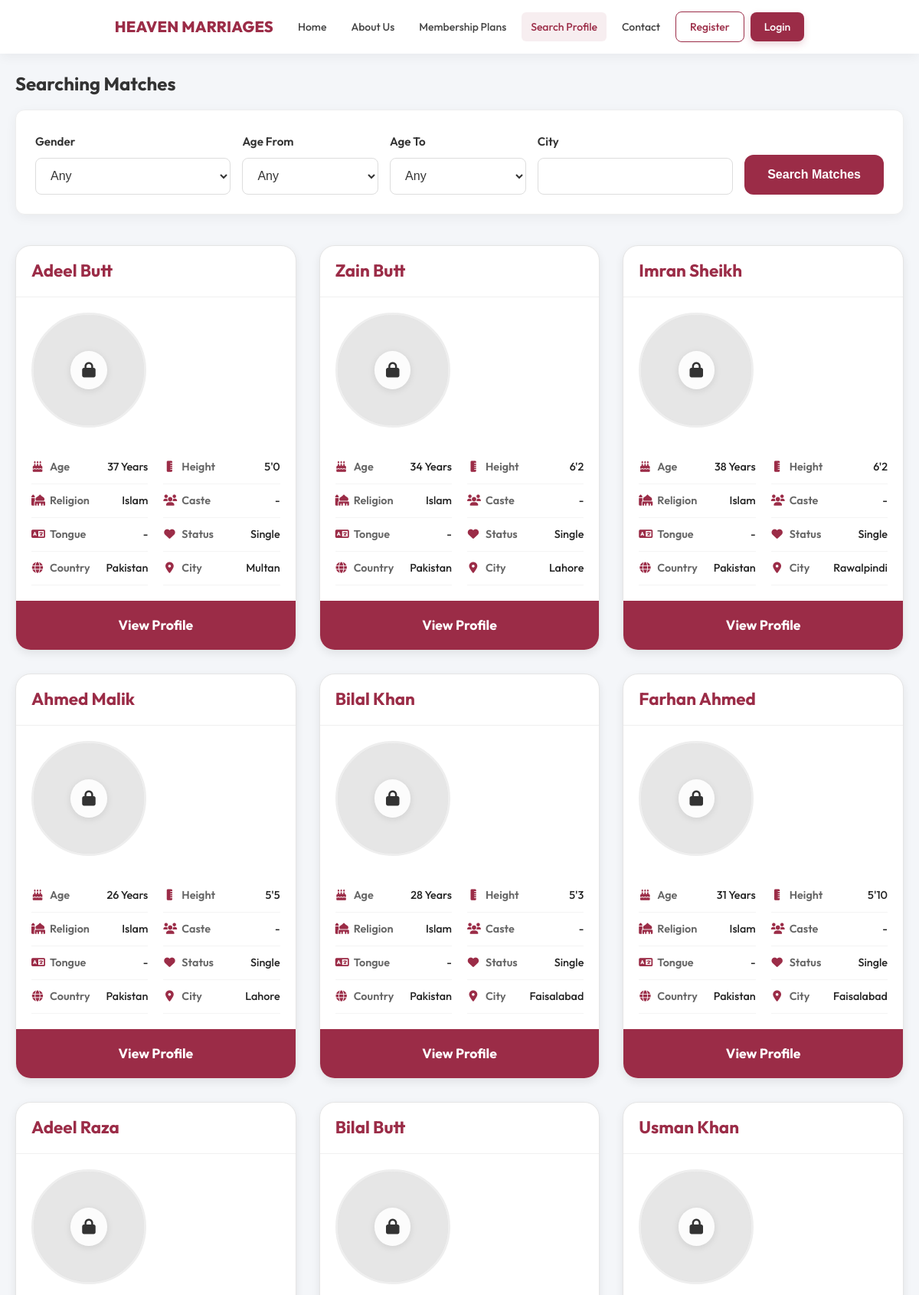
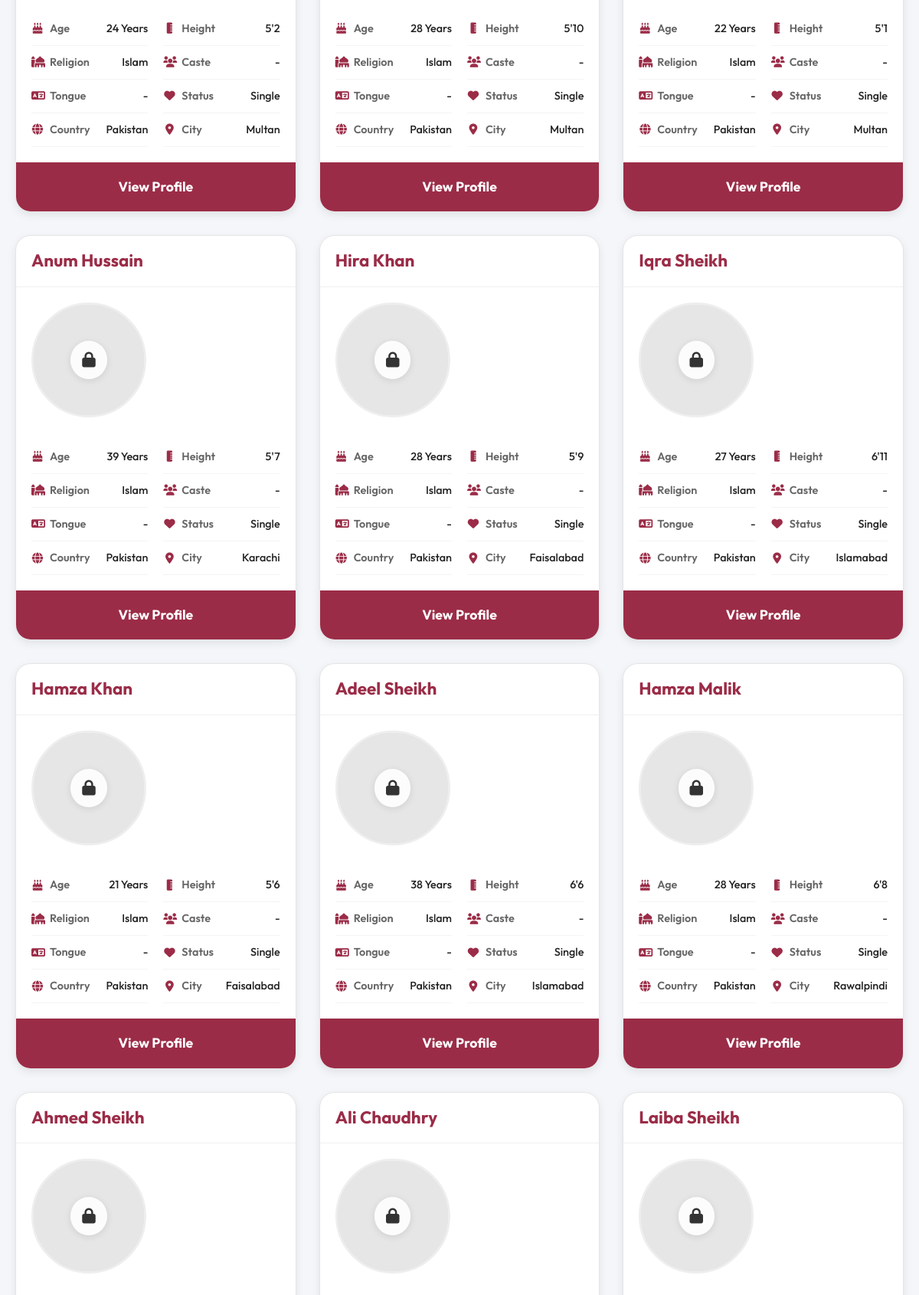
Screenshot of /search.php (upper part) with the database file from the repository (2 pictures, top to bottom).
### tables this page shows
CREATE TABLE `profiles` (
  `id` int(11) NOT NULL,
  `user_id` int(11) NOT NULL,
  `phone` varchar(20) DEFAULT NULL,
  `gender` enum('Male','Female') NOT NULL,
  `date_of_birth` date DEFAULT NULL,
  `city` varchar(100) DEFAULT NULL,
  `city_origin` varchar(100) DEFAULT NULL,
  `state` varchar(100) DEFAULT NULL,
  `state_origin` varchar(100) DEFAULT NULL,
  `bio` text DEFAULT NULL,
  `partner_income` varchar(50) DEFAULT NULL,
  `partner_profession` varchar(100) DEFAULT NULL,
  `partner_education` varchar(100) DEFAULT NULL,
  `partner_caste` varchar(100) DEFAULT NULL,
  `partner_sect` varchar(50) DEFAULT NULL,
  `partner_religion` varchar(50) DEFAULT NULL,
  `partner_city` varchar(100) DEFAULT NULL,
  `partner_country` varchar(100) DEFAULT NULL,
  `partner_height_max` varchar(20) DEFAULT NULL,
  `partner_height_min` varchar(20) DEFAULT NULL,
  `partner_age_max` int(11) DEFAULT NULL,
  `partner_age_min` int(11) DEFAULT NULL,
  `partner_expectations` text DEFAULT NULL,
  `religion` varchar(50) DEFAULT NULL,
  `is_revert` enum('Yes','No') DEFAULT 'No',
  `sect` varchar(50) DEFAULT NULL,
  `caste` varchar(50) DEFAULT NULL,
  `marital_status` enum('Single','Divorced','Widowed','Separated') DEFAULT 'Single',
  `living_arrangement` varchar(100) DEFAULT NULL,
  `looking_to_marry` varchar(50) DEFAULT NULL,
  `education` varchar(100) DEFAULT NULL,
  `university` varchar(150) DEFAULT NULL,
  `occupation` varchar(100) DEFAULT NULL,
  `job_post` varchar(100) DEFAULT NULL,
  `height` varchar(20) DEFAULT NULL,
  `weight` varchar(20) DEFAULT NULL,
  `income` varchar(50) DEFAULT NULL,
  `monthly_income` varchar(50) DEFAULT NULL,
  `family_details` text DEFAULT NULL,
  `mother_tongue` varchar(50) DEFAULT NULL,
  `country` varchar(50) DEFAULT 'Pakistan',
  `willing_to_relocate` varchar(50) DEFAULT NULL,
  `country_origin` varchar(100) DEFAULT NULL,
  `profile_color` varchar(20) DEFAULT NULL
);

CREATE TABLE `users` (
  `id` int(11) NOT NULL,
  `name` varchar(100) NOT NULL,
  `email` varchar(150) NOT NULL,
  `password` varchar(255) NOT NULL,
  `role` enum('user','admin') DEFAULT 'user',
  `is_premium` tinyint(1) DEFAULT 0,
  `status` varchar(50) DEFAULT 'active',
  `created_at` timestamp NOT NULL DEFAULT current_timestamp(),
  `is_fake` tinyint(1) DEFAULT 0
);

### search.php (the view, shortened to what this page needs)
<?php
require_once 'includes/db.php';
$where = "(u.status = 'approved' OR u.status = 'active') AND u.role = 'user' AND u.email != 'ibraheemtahir0rs@gmail.com'";
$params = [];
$sql = "SELECT u.id, u.name, u.is_premium, u.is_fake, p.*,
        (SELECT id FROM photos WHERE user_id = u.id AND is_primary = 1 LIMIT 1) as photo_id
        FROM users u
        JOIN profiles p ON u.id = p.user_id
        WHERE $where
        ORDER BY u.created_at DESC";
$stmt = $pdo->prepare($sql);
$stmt->execute($params);
$profiles = $stmt->fetchAll();
include 'includes/header.php';
?>
<div class="container mt-20">
    <h2>Searching Matches</h2>
    <div class="search-box-container static-box">
        <form action="" method="GET" class="search-form">
            <div class="form-group">
                <label>Gender</label>
                <select name="gender" class="form-control">
                    <option value="">Any</option>
                </select>
            </div>
            <div class="form-group">
                <label>Age From</label>
                <select name="age_from" class="form-control">
                    <option value="">Any</option>
                </select>
            </div>
            <div class="form-group">
                <label>Age To</label>
                <select name="age_to" class="form-control">
                    <option value="">Any</option>
                </select>
            </div>
            <div class="form-group">
                <label>City</label>
                <input type="text" name="city" class="form-control" value="<?php echo $_GET['city'] ?? ''; ?>">
            </div>
            <div class="form-group form-group-btn">
                <label>&nbsp;</label>
                <button type="submit" class="btn-search">Search Matches</button>
            </div>
        </form>
    </div>
    <?php
    if (count($profiles) > 0):
        ?>
        <div class="profiles-grid">
            <?php
            foreach ($profiles as $p):
                $age = '';
                if (!empty($p['date_of_birth'])) {
                    $age = date_diff(date_create($p['date_of_birth']), date_create('today'))->y;
                }
                $viewer_can_see = false;
                ?>
                <div class="profile-card <?php echo $p['is_premium'] ? 'is-premium' : ''; ?>" style="position: relative;">
                    <div style="padding: 15px 20px; border-bottom: 1px solid #f0f0f0;">
                        <h3 style="margin: 0; color: var(--primary); font-size: 1.4rem;">
                            <?php echo htmlspecialchars($p['name']); ?>
                        </h3>
                    </div>
                    <div style="padding: 20px; flex: 1; display: flex; flex-wrap: wrap; gap: 20px;">
                        <div style="width: 150px; flex-shrink: 0; text-align: center;">
                            <div class="profile-img-container"
                                style="height: 150px; width: 150px; border-radius: 50%; margin: 0 auto 10px; border: 3px solid #eee;">
                                <?php if ($p['photo_id']): ?>
                                    <?php if (!$viewer_can_see): ?>
                                        <div class="locked-overlay" style="border-radius: 50%;">
                                            <i class="fas fa-lock" style="font-size: 20px;"></i>
                                        </div>
                                    <?php endif; ?>
                                <?php endif; ?>
                            </div>
                        </div>
                        <div style="flex: 1; min-width: 280px;">
                            <div class="info-grid">
                                <div class="info-item">
                                    <span class="info-label"><i class="fas fa-birthday-cake"></i> Age</span>
                                    <span class="info-value"><?php echo $age ? $age . ' Years' : 'N/A'; ?></span>
                                </div>
                                <div class="info-item">
                                    <span class="info-label"><i class="fas fa-ruler-vertical"></i> Height</span>
                                    <span
                                        class="info-value"><?php echo $p['height'] ? htmlspecialchars($p['height']) : '-'; ?></span>
                                </div>
                                <div class="info-item">
                                    <span class="info-label"><i class="fas fa-mosque"></i> Religion</span>
                                    <span
                                        class="info-value"><?php echo $p['religion'] ? htmlspecialchars($p['religion']) : '-'; ?></span>
                                </div>
                                <div class="info-item">
                                    <span class="info-label"><i class="fas fa-users"></i> Caste</span>
                                    <span
                                        class="info-value"><?php echo $p['caste'] ? htmlspecialchars($p['caste']) : '-'; ?></span>
                                </div>
                                <div class="info-item">
                                    <span class="info-label"><i class="fas fa-language"></i> Tongue</span>
                                    <span
                                        class="info-value"><?php echo $p['mother_tongue'] ? htmlspecialchars($p['mother_tongue']) : '-'; ?></span>
                                </div>
                                <div class="info-item">
                                    <span class="info-label"><i class="fas fa-heart"></i> Status</span>
                                    <span
                                        class="info-value"><?php echo $p['marital_status'] ? htmlspecialchars($p['marital_status']) : '-'; ?></span>
                                </div>
                                <div class="info-item">
                                    <span class="info-label"><i class="fas fa-globe"></i> Country</span>
                                    <span
                                        class="info-value"><?php echo $p['country'] ? htmlspecialchars($p['country']) : '-'; ?></span>
                                </div>
                                <div class="info-item">
                                    <span class="info-label"><i class="fas fa-map-marker-alt"></i> City</span>
                                    <span
                                        class="info-value"><?php echo $p['city'] ? htmlspecialchars($p['city']) : '-'; ?></span>
                                </div>
                            </div>
                        </div>
                    </div>
                    <a href="profile.php?id=<?php echo $p['user_id']; ?>" class="btn-card-footer">
                        View Profile
                    </a>
                </div>
            <?php endforeach; ?>
        </div>
    <?php else: ?>
        <p class="text-center" style="font-size: 1.2rem; color: #777;">No matches found matching your criteria.</p>
    <?php endif; ?>
</div>
<?php include 'includes/footer.php'; ?>

### assets/css/style.css (style rules this page uses)
:root { --primary: #9B2C47; --primary-dark: #7a2237; --secondary: #3AB2E6; --text-dark: #333333; --text-light: #666666; --white: #ffffff; --off-white: #f4f6f9; --border: #e0e0e0; --shadow: 0 4px 6px rgba(0, 0, 0, 0.05); }
* { box-sizing: border-box; -webkit-tap-highlight-color: transparent; }
html, body { margin: 0; padding: 0; font-family: 'Outfit', 'Segoe UI', sans-serif; background-color: var(--off-white); color: var(--text-dark); line-height: 1.6; overflow-x: hidden; }
h1, h2, h3, h4 { margin: 0 0 15px 0; font-weight: 700; color: var(--text-dark); }
a { text-decoration: none; color: var(--primary); transition: 0.3s; }
.container { max-width: 1200px; margin: 0 auto; padding: 0 20px; }
.mt-20 { margin-top: 20px; }
.search-box-container { background: var(--white); padding: 30px; border-radius: 12px; box-shadow: 0 10px 25px rgba(0, 0, 0, 0.1); margin-top: 30px; margin-bottom: 40px; position: relative; border: 1px solid #eee; }
.search-box-container.static-box { margin-top: 0; box-shadow: 0 4px 15px rgba(0, 0, 0, 0.05); padding: 25px; }
.search-form { display: flex; flex-wrap: wrap; gap: 15px; align-items: flex-end; }
.search-form label { display: block; margin-bottom: 8px; font-weight: 600; color: var(--text-dark); font-size: 0.95rem; }
.form-group { flex: 1 1 150px; min-width: 140px; }
.form-group:first-child, .form-group:nth-last-child(2) { flex: 2 1 200px; }
.form-control { width: 100%; height: 48px; padding: 0 15px; border: 1px solid #ddd; border-radius: 8px; font-size: 1rem; color: #333; background: #fff; transition: border-color 0.3s; }
.form-group-btn { flex: 0 0 auto; }
.btn-search { background: var(--primary); color: var(--white); border: none; padding: 0 30px; border-radius: 12px; font-size: 16px; font-weight: 600; cursor: pointer; transition: all 0.3s ease; display: inline-flex; align-items: center; justify-content: center; height: 52px; width: 100%; text-align: center; }
.profile-img-container { width: 100%; height: 250px; background: #e0e0e0; border-radius: 8px; overflow: hidden; position: relative; margin-bottom: 15px; }
.locked-overlay { position: absolute; top: 0; left: 0; width: 100%; height: 100%; display: flex; align-items: center; justify-content: center; background: rgba(255, 255, 255, 0.2); z-index: 2; }
.locked-overlay i { background: rgba(255, 255, 255, 0.9); padding: 15px; border-radius: 50%; box-shadow: 0 2px 10px rgba(0, 0, 0, 0.1); }
.profiles-grid { display: grid; grid-template-columns: 1fr; gap: 30px; }
@media (min-width: 900px) { .profiles-grid { grid-template-columns: repeat(auto-fill, minmax(350px, 1fr)); } }
.info-grid { display: grid; grid-template-columns: 1fr 1fr; gap: 0 20px; width: 100%; }
.info-item { display: flex; justify-content: space-between; align-items: center; border-bottom: 1px solid #f4f4f4; padding: 10px 0; font-size: 0.9rem; }
.info-label { font-weight: 600; color: #666; display: flex; align-items: center; gap: 8px; }
.info-label i { color: var(--primary); width: 16px; text-align: center; }
.info-value { font-weight: 500; color: #222; }
.profile-card { background: var(--white); border-radius: 20px; box-shadow: 0 4px 12px rgba(0, 0, 0, 0.08); overflow: hidden; transition: transform 0.3s ease, box-shadow 0.3s ease; border: 1px solid #e5e5e5; display: flex; flex-direction: column; }
.btn-card-footer { display: block; width: 100%; padding: 18px; background: var(--primary); color: var(--white); text-align: center; font-weight: 700; font-size: 1.1rem; text-decoration: none; transition: background 0.3s; }

### rows the page displays
profiles: user.name "Adeel Butt", date_of_birth "37", height "5'0", religion "Islam", marital_status "Single", country "Pakistan", city "Multan"
profiles: user.name "Zain Butt", date_of_birth "34", height "6'2", religion "Islam", marital_status "Single", country "Pakistan", city "Lahore"
profiles: user.name "Imran Sheikh", date_of_birth "38", height "6'2", religion "Islam", marital_status "Single", country "Pakistan", city "Rawalpindi"
profiles: user.name "Ahmed Malik", date_of_birth "26", height "5'5", religion "Islam", marital_status "Single", country "Pakistan", city "Lahore"
profiles: user.name "Bilal Khan", date_of_birth "28", height "5'3", religion "Islam", marital_status "Single", country "Pakistan", city "Faisalabad"
profiles: user.name "Farhan Ahmed", date_of_birth "31", height "5'10", religion "Islam", marital_status "Single", country "Pakistan", city "Faisalabad"
profiles: user.name "Adeel Raza", date_of_birth "24", height "5'2", religion "Islam", marital_status "Single", country "Pakistan", city "Multan"
profiles: user.name "Bilal Butt", date_of_birth "28", height "5'10", religion "Islam", marital_status "Single", country "Pakistan", city "Multan"
profiles: user.name "Usman Khan", date_of_birth "22", height "5'1", religion "Islam", marital_status "Single", country "Pakistan", city "Multan"
profiles: user.name "Anum Hussain", age "39", height "5'7", religion "Islam", marital_status "Single", country "Pakistan", city "Karachi"
profiles: user.name "Hira Khan", date_of_birth "28", height "5'9", religion "Islam", marital_status "Single", country "Pakistan", city "Faisalabad"
profiles: user.name "Iqra Sheikh", date_of_birth "27", height "6'11", religion "Islam", marital_status "Single", country "Pakistan", city "Islamabad"
profiles: user.name "Hamza Khan", date_of_birth "21", height "5'6", religion "Islam", marital_status "Single", country "Pakistan", city "Faisalabad"
profiles: user.name "Adeel Sheikh", date_of_birth "38", height "6'6", religion "Islam", marital_status "Single", country "Pakistan", city "Islamabad"
profiles: user.name "Hamza Malik", date_of_birth "28", height "6'8", religion "Islam", marital_status "Single", country "Pakistan", city "Rawalpindi"
profiles: user.name "Ahmed Sheikh"
profiles: user.name "Ali Chaudhry"
profiles: user.name "Laiba Sheikh"
